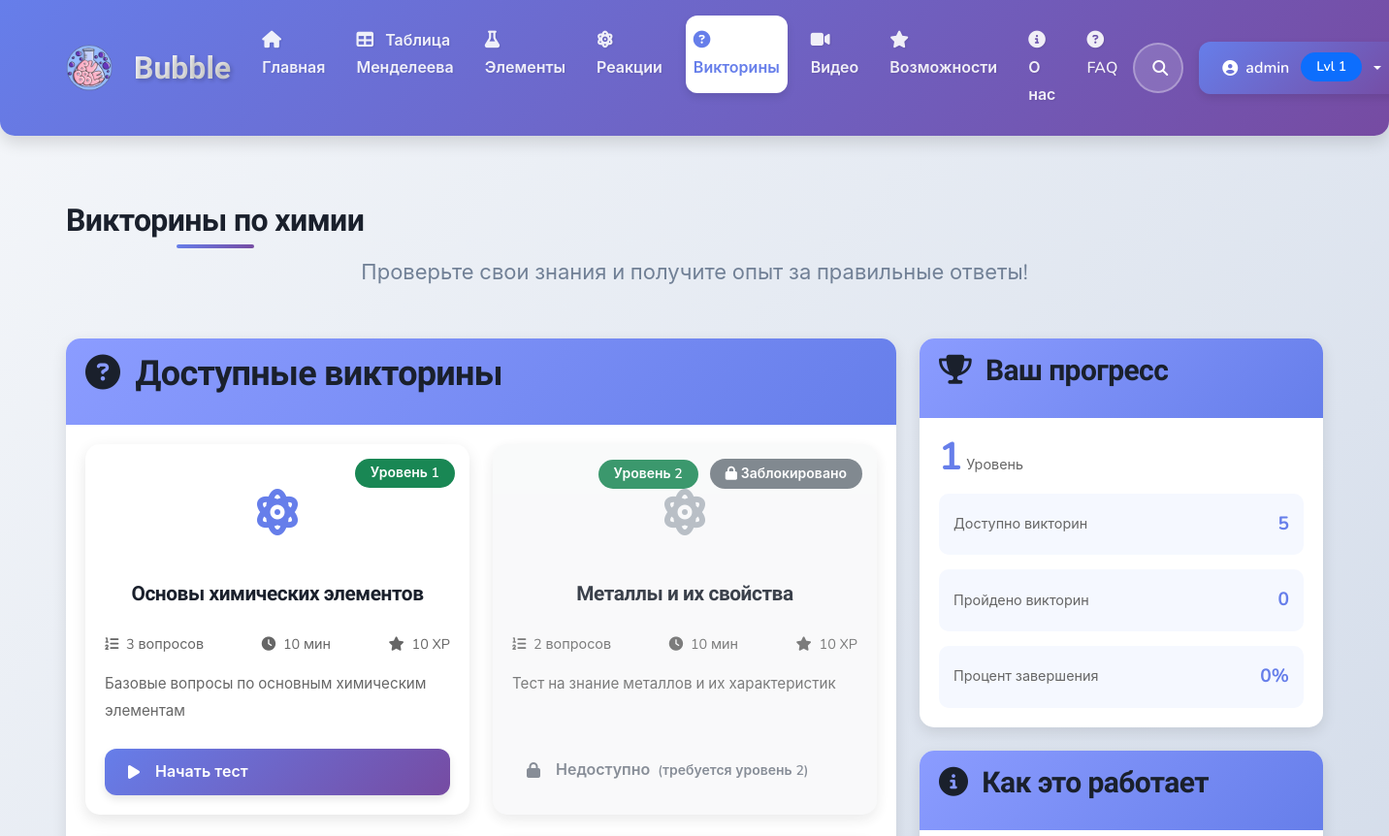
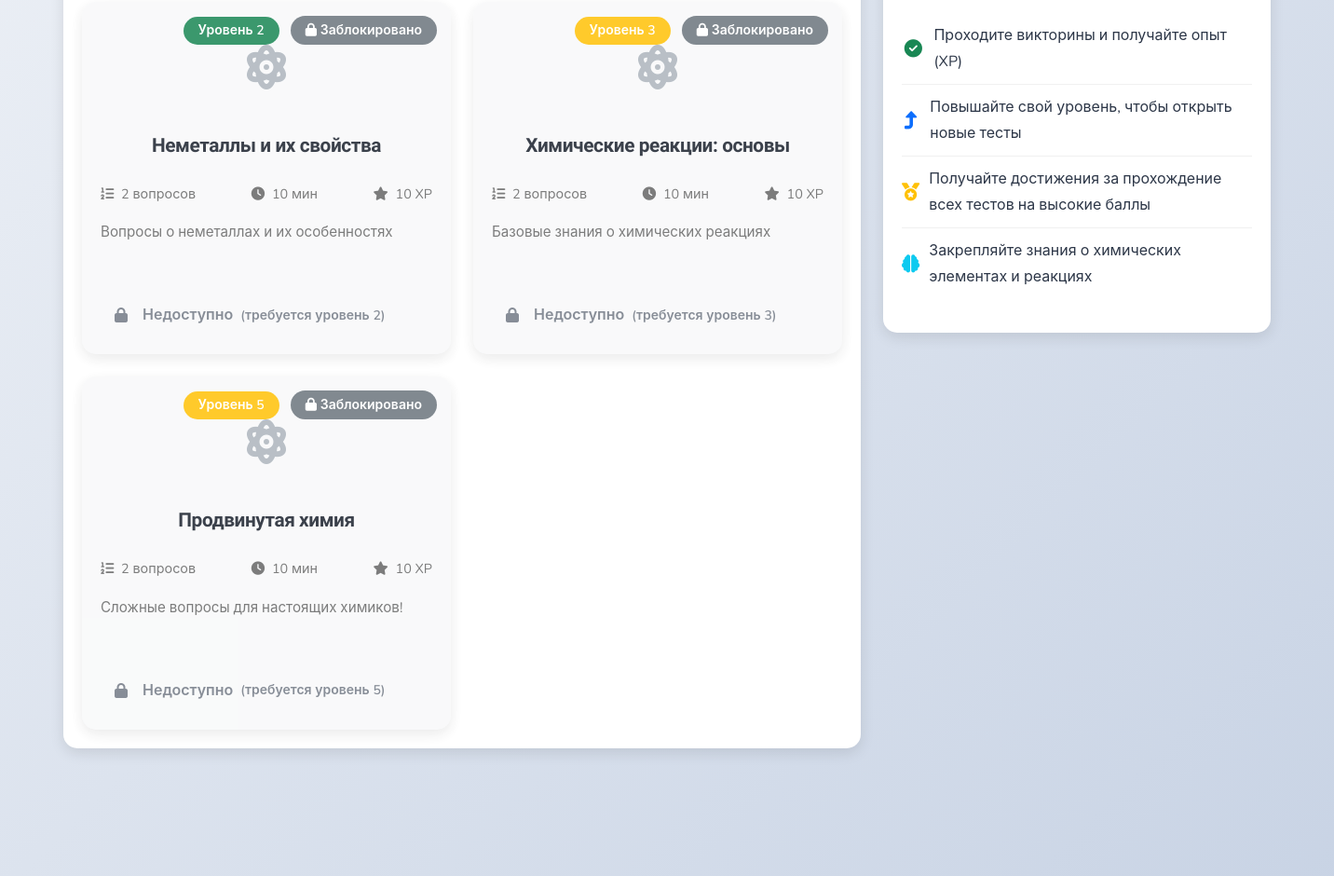
/chemistry/quizzes/ (signed in, upper part), run on an earlier commit of the app's database (2 pictures, top to bottom).
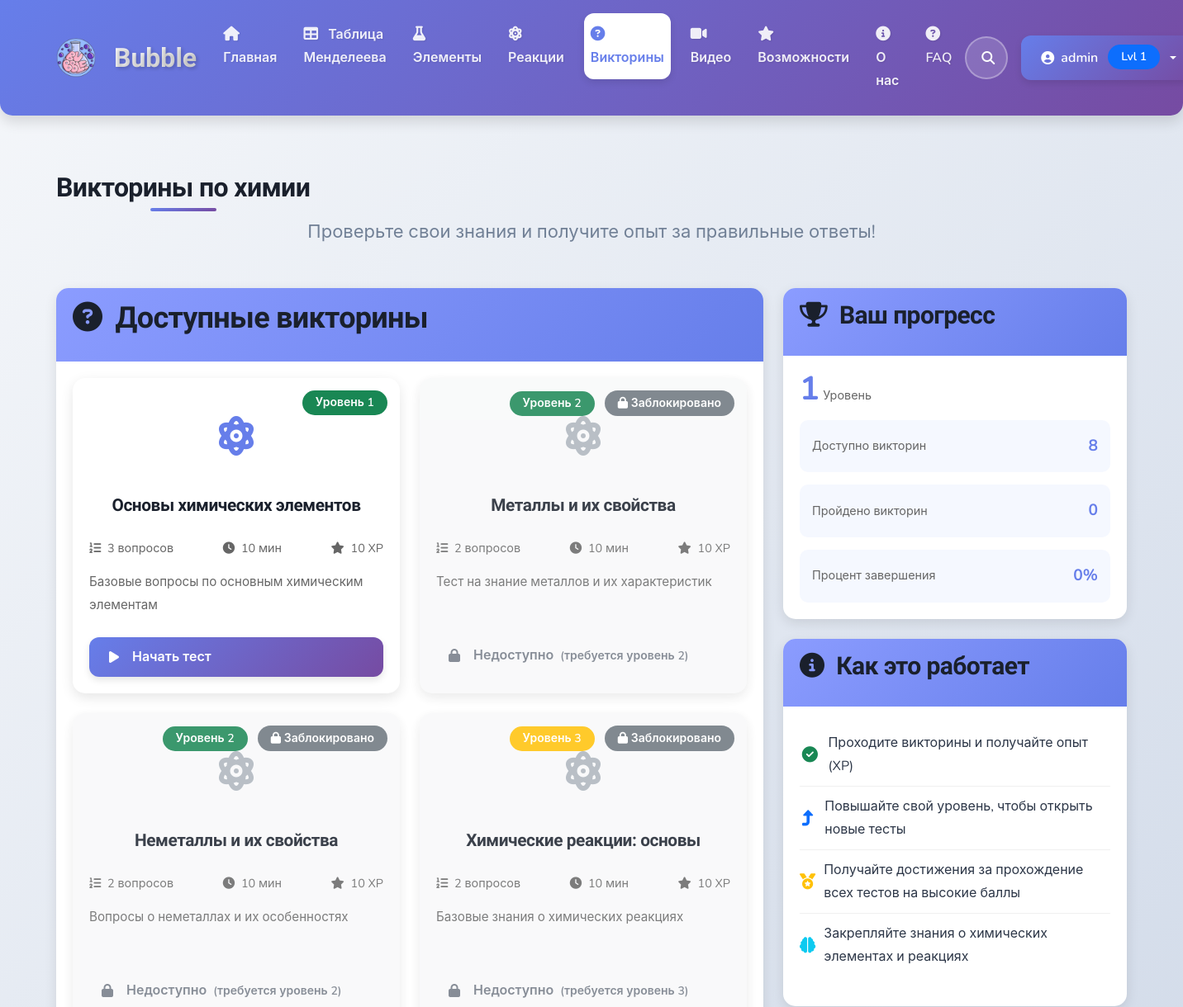
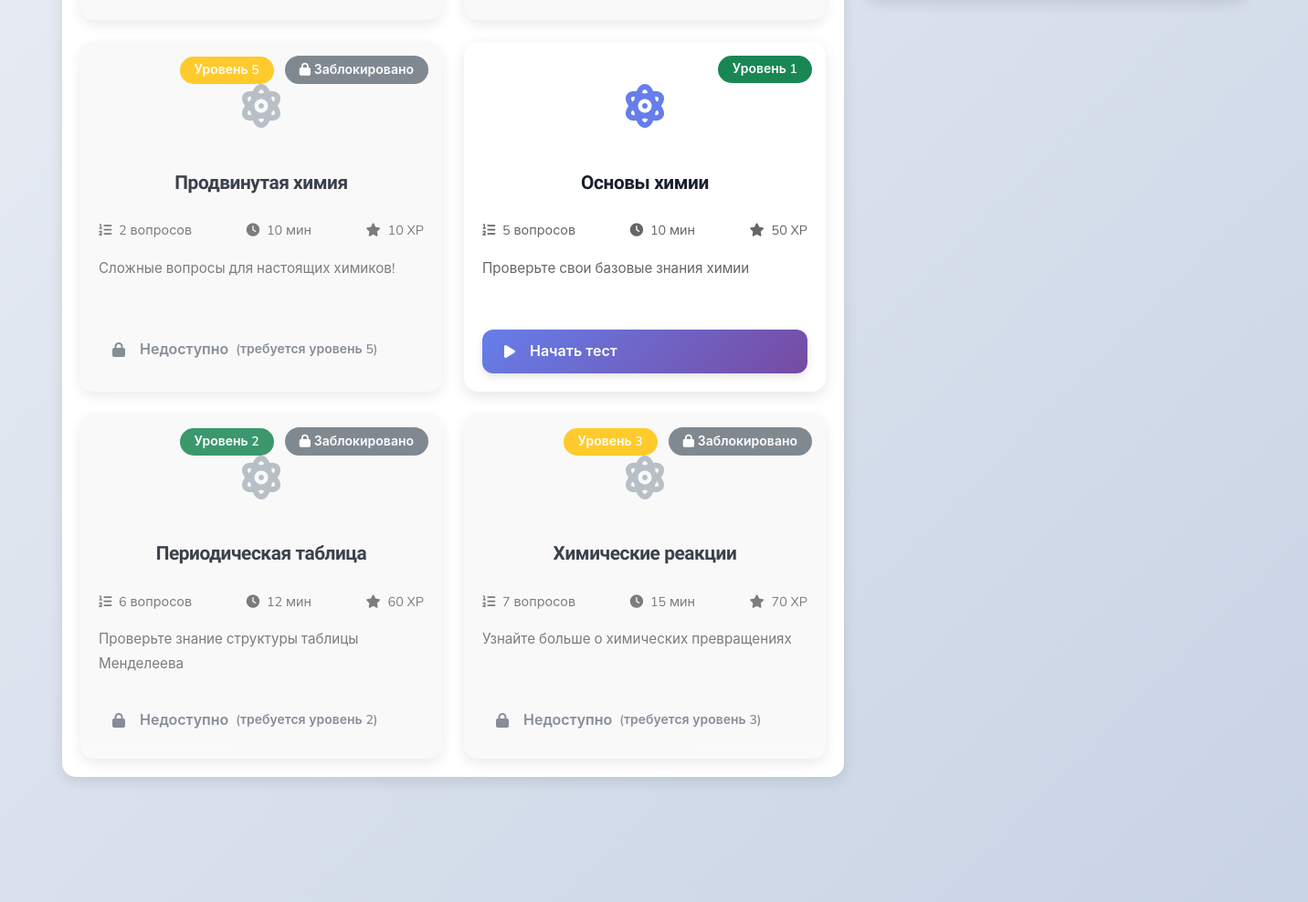
And on a later commit of the database (2 pictures, top to bottom).
### accounts/models.py (models this page shows, shortened)
class Quiz(models.Model):
    title = models.CharField(_('Название'), max_length=200)
    description = models.TextField(_('Описание'), blank=True)
    level = models.PositiveSmallIntegerField(_('Уровень сложности'), default=1)
    is_active = models.BooleanField(_('Активен'), default=True)
    created_at = models.DateTimeField(_('Дата создания'), auto_now_add=True)
    max_points = models.PositiveIntegerField(_('Максимальное количество очков'), default=10)
    time_limit = models.PositiveIntegerField(_('Ограничение по времени (мин)'), default=10)
    class Meta:
        verbose_name = _('Тест')
        verbose_name_plural = _('Тесты')

### chemistry/views.py (the view)
# urls.py: path('quizzes/', views.quiz_list, name='quiz_list'),
@login_required
def quiz_list(request):
    quizzes = Quiz.objects.filter(is_active=True)
    completed_quizzes = UserQuizResult.objects.filter(user=request.user).values_list('quiz_id', flat=True)
    user_level = request.user.level
    context = {
        'quizzes': quizzes,
        'completed_quizzes': completed_quizzes,
        'user_level': user_level,
    }
    return render(request, 'chemistry/quiz_list.html', context)

### templates/chemistry/quiz_list.html (shortened to what the changed rows need)
{% extends 'base/base.html' %}
{% load i18n %}
{% load static %}
{% block content %}
<div class="container py-4">
    <div class="quiz-intro mb-5">
        <h1 class="bubble-section-title text-center mb-3">{% trans "Викторины по химии" %}</h1>
    </div>
    <div class="row mb-4">
        <div class="col-md-8">
            <div class="bubble-card">
                <div class="bubble-card-body">
                    {% if quizzes %}
                        <div class="row row-cols-1 row-cols-md-2 g-4">
                            {% for quiz in quizzes %}
                                <div class="col">
                                    <div class="quiz-card {% if quiz.level > user_level %}quiz-locked{% endif %}">
                                        <div class="quiz-difficulty">
                                            <span class="badge rounded-pill
                                                {% if quiz.level <= 2 %}bg-success
                                                {% elif quiz.level <= 5 %}bg-warning
                                                {% else %}bg-danger{% endif %}">
                                                {% trans "Уровень" %} {{ quiz.level }}
                                            </span>
                                            {% if quiz.level > user_level %}
                                                <span class="badge rounded-pill bg-secondary ms-2">
                                                    <i class="fas fa-lock"></i> {% trans "Заблокировано" %}
                                                </span>
                                            {% endif %}
                                        </div>
                                        <div class="quiz-icon">
                                            <i class="{% if quiz.icon %}{{ quiz.icon }}{% else %}fas fa-atom{% endif %}"></i>
                                        </div>
                                        <h4 class="quiz-title">{{ quiz.title }}</h4>
                                        <div class="quiz-details">
                                            <div class="quiz-detail-item">
                                                <i class="fas fa-list-ol me-1"></i>
                                                <span>{{ quiz.questions.count }} {% trans "вопросов" %}</span>
                                            </div>
                                            <div class="quiz-detail-item">
                                                <i class="fas fa-clock me-1"></i>
                                                <span>{{ quiz.time_limit|default:"10" }} {% trans "мин" %}</span>
                                            </div>
                                            <div class="quiz-detail-item">
                                                <i class="fas fa-star me-1"></i>
                                                <span>{{ quiz.max_points|default:"10" }} XP</span>
                                            </div>
                                        </div>
                                        <p class="quiz-description">{{ quiz.description|truncatechars:120 }}</p>
                                        {% if quiz.level <= user_level %}
                                            <a href="{% url 'chemistry:quiz_detail' quiz.id %}" class="btn bubble-btn w-100">
                                                {% if quiz.id in completed_quizzes %}
                                                    <i class="fas fa-redo me-2"></i> {% trans "Пройти снова" %}
                                                {% else %}
                                                    <i class="fas fa-play me-2"></i> {% trans "Начать тест" %}
                                                {% endif %}
                                            </a>
                                        {% else %}
                                            <button class="btn bubble-btn-disabled w-100" disabled>
                                                <i class="fas fa-lock me-2"></i> {% trans "Недоступно" %}
                                                <small>({% trans "требуется уровень" %} {{ quiz.level }})</small>
                                            </button>
                                        {% endif %}
                                    </div>
                                </div>
                            {% endfor %}
                        </div>
                    {% endif %}
                </div>
            </div>
        </div>
        <div class="col-md-4">
            <div class="bubble-card mb-4">
                <div class="bubble-card-body">
                    <div class="quiz-progress-stats">
                        <div class="progress-stat">
                            <div class="stat-label">{% trans "Доступно викторин" %}</div>
                            <div class="stat-value">{{ quizzes|length }}</div>
                        </div>
                    </div>
                </div>
            </div>
        </div>
    </div>
</div>
{% endblock %}

What changed in the data, as far as the page shows it:
added Quiz: level "1", title "Основы химии", questions.count "5", time_limit "10", max_points "50", description "Проверьте свои базовые знания химии"
added Quiz: level "2", title "Периодическая таблица", questions.count "6", time_limit "12", max_points "60", description "Проверьте знание структуры таблицы Менделеева"
added Quiz: level "3", title "Химические реакции", questions.count "7", time_limit "15", max_points "70", description "Узнайте больше о химических превращениях"
Also different on the page:
{{ quizzes|length }}: "5" → "8"
